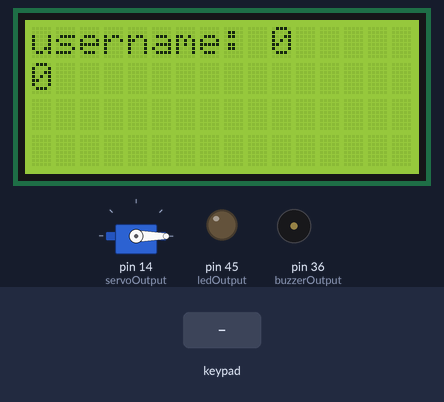
Recording of a sketch running on a simulated Arduino Mega 2560, built with avr-gcc and run on an emulated ATmega2560. Shown: servo, 16×4 character LCD, output pins drawn as LEDs (lit = HIGH), buzzer (waves = sounding, pin HIGH). Inputs (shaded band) come from the test bench.

Above: at 1.2 s.
1.3 s: key '7' pressed
At 1.55 s:
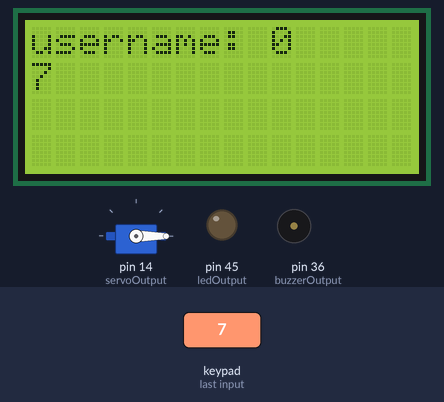
4.3 s: keypad keys 2 2 2 3 2 4 2 5 pressed 0.4 s apart
At 4.91 s:
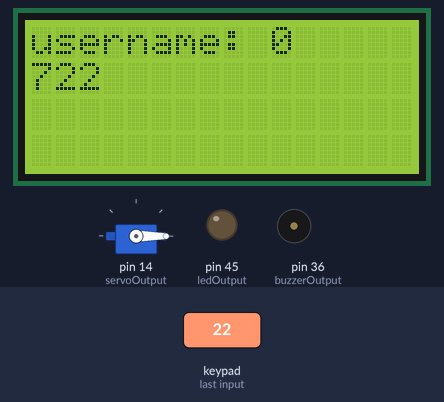
9.0 s: key '8' pressed
At 9.24 s:
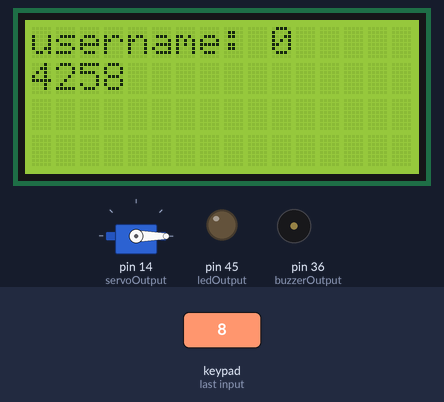
10.5 s: keypad keys 2 2 2 3 2 4 2 5 # pressed 0.4 s apart
At 11.14 s:
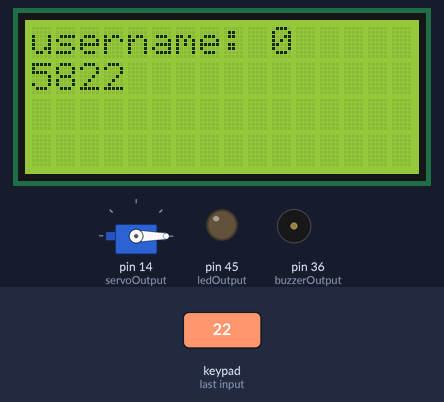

The sketch:

attendanceCheck.ino
```cpp
#include <LiquidCrystal.h> //Header file for LCD from https://www.arduino.cc/en/Reference/LiquidCrystal
#include <Keypad.h> //Header file for Keypad from https://github.com/Chris--A/Keypad
#include <Wire.h>
#include <SoftwareSerial.h>
#include <Servo.h>

struct User{
   int username;
   bool teacher;
   bool attendance;
};
Servo myservo;  // create servo object to control a servo
const byte ROWS = 4; // Four rows
const byte COLS = 4; // Three columns
const int userNum=2;
User user1={1,true,false};
User user2={2,false,false};
User users[userNum]={user1,user2};
int Num1,Number;
char key,action;
const byte rs = 35, en = 34, d4 = 33, d5 = 32, d6 = 31, d7 = 30; //Pins to which LCD is connected
const byte ledOutput=45;
const byte buzzerOutput=36;
const byte servoOutput=14;
int startTime=0;
const int buzzerTime=1000;
const int openTime=1000;
const int lcdTime=50;
const int lateTime=0;
byte rowPins[ROWS] = { 22, 23, 24, 25 };// Connect keypad ROW0, ROW1, ROW2 and ROW3 to these Arduino pins.
byte colPins[COLS] = { 26, 27, 28, 29 }; // Connect keypad COL0, COL1 and COL2 to these Arduino pins.
boolean result = false;
// Define the Keymap
char keys[ROWS][COLS] = {

  {'7','8','9','D'},

  {'4','5','6','C'},

  {'1','2','3','B'},

  {'*','0','#','A'}

};

SoftwareSerial mySerial(18,19);

Keypad kpd = Keypad( makeKeymap(keys), rowPins, colPins, ROWS, COLS ); //  Create the Keypad

LiquidCrystal lcd(rs, en, d4, d5, d6, d7);

void setup() {
  myservo.attach(servoOutput);
  myservo.write(0);
  //myservo.writeMicroseconds(1000);
  mySerial.begin(9600);
  Serial1.begin(9600);
  Wire.begin();
  mySerial.println("test"); //We are using a 16*2 LCD display
  pinMode(ledOutput,OUTPUT);
  pinMode(buzzerOutput,OUTPUT);
  digitalWrite(ledOutput,LOW);
  lcd.begin(16, 4);
  printOnLcd(1,"attendance check"); //Display a intro message
  mySerial.println("start up");
  delay(10); //Wait for display to show info
  lcd.clear();

}
void loop() {

key = kpd.getKey(); //storing pressed key value in a char

if (key!=NO_KEY)
DetectButtons();

if (result==true)
CalculateResult();

DisplayResult();
}

void DetectButtons()
{
     lcd.clear(); //Then clean it
    if (key=='*') //If cancel Button is pressed
    {mySerial.println ("Button Cancel"); Number=Num1=0; result=false;}

     if (key == '1') //If Button 1 is pressed
    {mySerial.println ("Button 1");
    if (Number==0)
    Number=1;
    else{
    long temp=Number;
    Number = (Number*10) + 1; //Pressed twice
    if (String(temp,DEC ).length()>=4){
      String temp1=String(temp,DEC);
      temp1 = temp1.substring(1, (temp1.length()))+String(1,DEC);
      Number=atol(temp1.c_str());
    }
    }
    }

     if (key == '4') //If Button 4 is pressed
    {mySerial.println ("Button 4");
    if (Number==0)
    Number=4;
    else{
    long temp=Number;
    Number = (Number*10) + 4; //Pressed twice
    if (String(temp,DEC ).length()>=4 ){
      String temp1=String(temp,DEC);
      temp1 = temp1.substring(1, (temp1.length()))+String(4,DEC);
      Number=atol(temp1.c_str());
    }
    }
    }

     if (key == '7') //If Button 7 is pressed
    {mySerial.println ("Button 7");
    if (Number==0)
    Number=7;
    else{
    long temp=Number;
    Number = (Number*10) + 7; //Pressed twice
    if (String(temp,DEC ).length()>=4 ){
      String temp1=String(temp,DEC);
      temp1 = temp1.substring(1, (temp1.length()))+String(7,DEC);
      Number=atol(temp1.c_str());
    }
    }
    }


    if (key == '0')
    {mySerial.println ("Button 0"); //Button 0 is Pressed
    if (Number==0)
    Number=0;
    else{

    long temp=Number;
    Number = (Number*10) + 0; //Pressed twice
    if (String(temp,DEC ).length()>=4 ){
      String temp1=String(temp,DEC);
      temp1 = temp1.substring(1, (temp1.length()))+String(0,DEC);
      Number=atol(temp1.c_str());
    }
    }
    }

     if (key == '2') //Button 2 is Pressed
    {mySerial.println ("Button 2");
     if (Number==0)
    Number=2;
    else{
    long temp=Number;

    Number = (Number*10) + 2; //Pressed twice
    if (String(temp,DEC ).length()>=4 ){
      String temp1=String(temp,DEC);
      temp1 = temp1.substring(1, (temp1.length()))+String(2,DEC);
      Number=atol(temp1.c_str());
    }
    }
    }

     if (key == '5')
    {mySerial.println ("Button 5");
     if (Number==0)
    Number=5;
    else{
    long temp=Number;

    Number = (Number*10) + 5; //Pressed twice
    if (String(temp,DEC ).length()>=4 ){
      String temp1=String(temp,DEC);
      temp1 = temp1.substring(1, (temp1.length()))+String(5,DEC);
      Number=atol(temp1.c_str());
    }
    }
    }

     if (key == '8')
    {mySerial.println ("Button 8");
     if (Number==0)
    Number=8;
    else{
    long temp=Number;
    Number = (Number*10) + 8; //Pressed twice
    if (String(temp,DEC ).length()>=4 ){
      String temp1=String(temp,DEC);
      temp1 = temp1.substring(1, (temp1.length()))+String(8,DEC);
      Number=atol(temp1.c_str());
    }
    }
    }


    if (key == '#')
    {mySerial.println ("Button Equal");
    result = true;
    }

     if (key == '3')
    {mySerial.println ("Button 3");
     if (Number==0)
    Number=3;
    else
    {
    long temp=Number;

    Number = (Number*10) + 3; //Pressed twice
    if (String(temp,DEC ).length()>=4 ){
      String temp1=String(temp,DEC);
      temp1 = temp1.substring(1, (temp1.length()))+String(3,DEC);
      Number=atol(temp1.c_str());
    }
    }
    }

     if (key == '6')
    {mySerial.println ("Button 6");
    if (Number==0)
    Number=6;
    else{
    long temp=Number;

    Number = (Number*10) + 6; //Pressed twice
    if (String(temp,DEC ).length()>=4 ){
      String temp1=String(temp,DEC);
      temp1 = temp1.substring(1, (temp1.length()))+String(6,DEC);
      Number=atol(temp1.c_str());
    }
    }
    }

     if (key == '9')
    {mySerial.println ("Button 9");
    if (Number==0)
    Number=9;
    else{
    long temp=Number;

    Number = (Number*10) + 9; //Pressed twice
    if (String(temp,DEC ).length()>=4 ){
      String temp1=String(temp,DEC);
      temp1 = temp1.substring(1, (temp1.length()))+String(9,DEC);
      Number=atol(temp1.c_str());
    }
    }
    }

  if (key == 'D') //Detecting Buttons on Column 4
  {
    Num1 = Number;
    Number =0;
    mySerial.println ("Devesion");
    action = '/';
    delay(10);
  }

}

void CalculateResult()
{
 if (action=='/'){
  bool Open=false;
  int lateness=0;
  for (int i = 0; i < userNum; i++) {
    lateness=millis()-startTime;

    if (Num1==users[i].username){
      mySerial.println ("username is");
      mySerial.println (users[i].username );
      if (users[i].teacher){
        startTime=millis();
        mySerial.println ("it was teacher");
        Open=true;
      }
      else if (lateness<lateTime and startTime!=0){
        Open=true;
      }

      if(Open){
       users[i].attendance=true;
       mySerial.println ("servo is moved");
       myservo.write(180);
       digitalWrite(ledOutput,HIGH);
       delay(openTime);
       myservo.write(0);
       digitalWrite(ledOutput,LOW);
       Open=false;
      }
       else{
        mySerial.println ("lateness is");
        mySerial.println (lateness);
        digitalWrite(buzzerOutput,HIGH);
        printOnLcd(0,"you are "+String(lateness)+" late");
        delay(buzzerTime);
        digitalWrite(buzzerOutput,LOW);
        lcd.clear();
       }
    }
  }
  Num1=Number=0;
  result=false;
}
}


void DisplayResult()
{
     // set the cursor to column 0, line 1
  printOnLcd(0,"username: "+String(Num1));
  printOnLcd(1,String(Number));
  delay(lcdTime); //Wait for display to show info
  lcd.clear();
}

void pinIoDefiner(byte arr[],bool input)
{
  int l=sizeof(arr);
  for (int i = 0; i <= l; i++) {
    int pin=int(arr[i]);
    if(input)pinMode(pin, INPUT);
    else pinMode(pin, OUTPUT);
  }
}

void pinLowHighWriter(byte arr[],bool low)
{
  int l=sizeof(arr);
  for (int i = 0; i <= l; i++) {
    if(low)digitalWrite(arr[i], LOW);
    else digitalWrite(arr[i], HIGH);

  }
}

void printOnLcd(int lineNumber, String message) {
  lcd.setCursor(0, lineNumber);
  lcd.print(message);
}
```

Measured:
- after the input at 1.3 s, the display: changes after 0.07 s (image 1)
- after the input at 4.3 s, the display: first changes at once (image 2 shows a later state)
- after the input at 9.0 s, the display: first differs from a run without the input after 0.06 s (image 3)
- after the input at 10.5 s, the display: first changes after 0.06 s (image 4 shows a later state)
